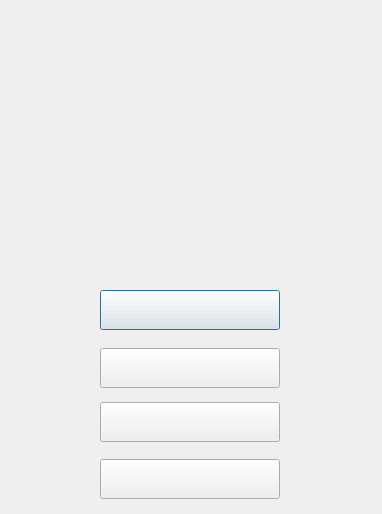
<?xml version="1.0" encoding="UTF-8"?>
<ui version="4.0">
 <class>PopStarGame</class>
 <widget class="QDialog" name="PopStarGame">
  <property name="geometry">
   <rect>
    <x>0</x>
    <y>0</y>
    <width>382</width>
    <height>514</height>
   </rect>
  </property>
  <property name="windowTitle">
   <string>Dialog</string>
  </property>
  <widget class="QPushButton" name="btn_StartGame">
   <property name="geometry">
    <rect>
     <x>100</x>
     <y>290</y>
     <width>180</width>
     <height>40</height>
    </rect>
   </property>
   <property name="text">
    <string/>
   </property>
  </widget>
  <widget class="QPushButton" name="btn_GameInstruction">
   <property name="geometry">
    <rect>
     <x>100</x>
     <y>348</y>
     <width>180</width>
     <height>40</height>
    </rect>
   </property>
   <property name="text">
    <string/>
   </property>
  </widget>
  <widget class="QPushButton" name="btn_GameVersion">
   <property name="geometry">
    <rect>
     <x>100</x>
     <y>402</y>
     <width>180</width>
     <height>40</height>
    </rect>
   </property>
   <property name="text">
    <string/>
   </property>
  </widget>
  <widget class="QPushButton" name="btn_ExitGame">
   <property name="geometry">
    <rect>
     <x>100</x>
     <y>459</y>
     <width>180</width>
     <height>40</height>
    </rect>
   </property>
   <property name="text">
    <string/>
   </property>
  </widget>
 </widget>
 <resources/>
 <connections/>
</ui>
